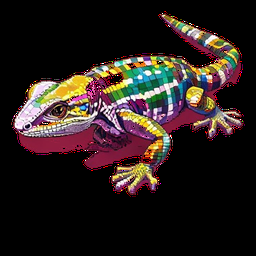
#> input picture src/assets/gecko_pixel.png, 256 x 256 px
$ python remove_checkerboard.py src/assets/gecko_pixel.png
#> lines starting #> are read from the running program, lines starting #| are printed output that depends on the picture; after the words box and inside, x2 and y2 are one past the last pixel; in counts of white or black regions, pixels touching at a corner belong together
from PIL import Image
import numpy as np
import cv2
import sys
import os

def remove_checkerboard(img_path):
#> called with img_path = 'src/assets/gecko_pixel.png'
    img = cv2.imread(img_path, cv2.IMREAD_UNCHANGED)
#> img is the input picture: shape (256, 256, 4); mean B, G, R, A 29.4, 31.6, 42.4, 46.7
    if img is None or img.shape[2] != 4:
        return

    # We want to find the checkerboard pixels.
    # Color 1: ~ rgb(77, 79, 76) -> BGR ~ (76, 79, 77)
    # Color 2: ~ rgb(154, 156, 153) -> BGR ~ (153, 156, 154)
    # Also some are solid grey ~ rgb(30, 30, 30) or rgb(220, 220, 220) depending on image.

    # We will use floodfill from all transparent pixels to eat away the checkerboard.
    # A pixel is considered "background" if it's very close to those specific grey colors.

    h, w = img.shape[:2]
#> h = 256; w = 256
    # mask needs to be h+2, w+2 for floodFill
    mask = np.zeros((h+2, w+2), np.uint8)

    # Identify background colors (within tolerance)
    # Let's say any grey (R~G~B) or specifically the checkerboard colors.
    b = img[:,:,0].astype(int)
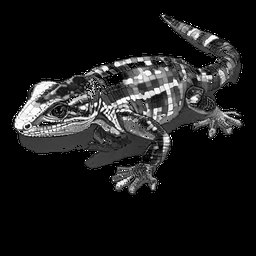
#> b: shape (256, 256) int64; min 0, max 255, mean 29.4
    g = img[:,:,1].astype(int)
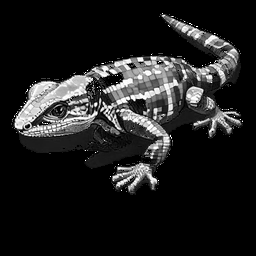
#> g: shape (256, 256) int64; min 0, max 255, mean 31.6
    r = img[:,:,2].astype(int)
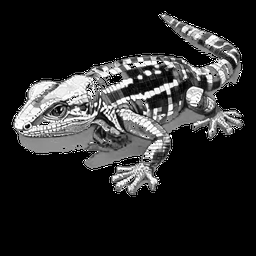
#> r: shape (256, 256) int64; min 0, max 255, mean 42.4
    a = img[:,:,3]
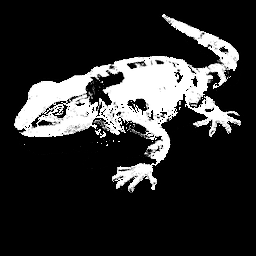
#> a: shape (256, 256); min 0, max 255, mean 46.7

    # Condition for checkerboard color 1 (dark): ~70-90
    dark_cb = (np.abs(r - 77) < 15) & (np.abs(g - 79) < 15) & (np.abs(b - 76) < 15)
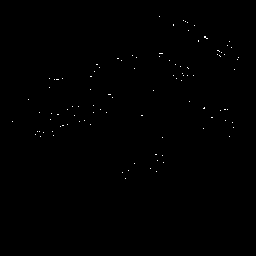
#> dark_cb: shape (256, 256) bool; 0.2% white in thin lines or dots, all inside (x1, y1, x2, y2) = (12, 16, 239, 179)
    # Condition for checkerboard color 2 (light): ~140-160
    light_cb = (np.abs(r - 155) < 15) & (np.abs(g - 157) < 15) & (np.abs(b - 154) < 15)
#> light_cb: shape (256, 256) bool; 0.17% white in thin lines or dots, all inside (x1, y1, x2, y2) = (22, 30, 232, 181)

    # Also include the very dark grey from scooter: (14, 14, 14) or (28, 28, 28)
    v_dark = (r < 35) & (g < 35) & (b < 35) & (np.abs(r-g) < 10) & (np.abs(r-b) < 10)
#> v_dark: shape (256, 256) bool; 69% white; 26 black regions (25 under 20 px), largest, box (x1, y1, x2, y2) and area: (11, 11, 245, 197) 20235

    is_bg_color = dark_cb | light_cb | v_dark
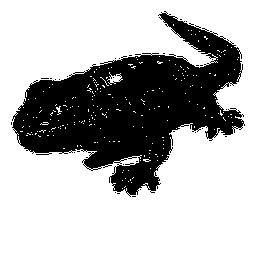
#> is_bg_color: shape (256, 256) bool; 69.4% white; 31 black regions (30 under 20 px), largest, box (x1, y1, x2, y2) and area: (12, 11, 245, 197) 19989

    # Start flood filling from edges.
    # Instead of actual cv2.floodFill, we can just do a connected components or iterative expansion
    # from the transparent pixels into the `is_bg_color` pixels.

    # Initial transparent mask
    transparent = (a == 0)
#> transparent: shape (256, 256) bool; 79.3% white; 248 black regions (246 under 20 px), largest, box (x1, y1, x2, y2) and area: (11, 13, 241, 193) 12932, (95, 129, 106, 138) 41

    # We want to dilate the transparent mask, but ONLY into `is_bg_color` pixels.
    kernel = np.array([[0, 1, 0],
                       [1, 1, 1],
                       [0, 1, 0]], dtype=np.uint8)

    curr_mask = transparent.copy()
    while True:
        # Dilate current mask
        dilated = cv2.dilate(curr_mask.astype(np.uint8), kernel, iterations=1).astype(bool)
        # Only allow expansion into is_bg_color
        new_mask = curr_mask | (dilated & is_bg_color)

        if np.array_equal(curr_mask, new_mask):
            break
        curr_mask = new_mask
#> this loop made 8 passes
#> pass 2, in remove_checkerboard, `dilated = cv2.dilate(curr_mask.astype(np.uint8), kernel, iterations=1)..`:
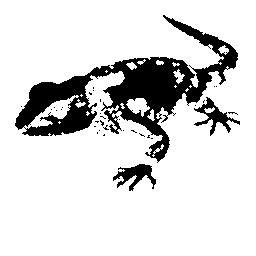
#> dilated: shape (256, 256) bool; 84.9% white; 33 black regions (30 under 20 px), largest, box (x1, y1, x2, y2) and area: (15, 15, 238, 163) 8781, (113, 164, 156, 191) 525, (194, 97, 240, 136) 507

    # Now curr_mask contains all transparent pixels + all background pixels connected to the outside.
    # Make them fully transparent
    img[curr_mask, 3] = 0

    cv2.imwrite(img_path.replace('.png', '_clean.png'), img)
    print(f"Cleaned {img_path}")

if __name__ == '__main__':
    for f in sys.argv[1:]:
        remove_checkerboard(f)
